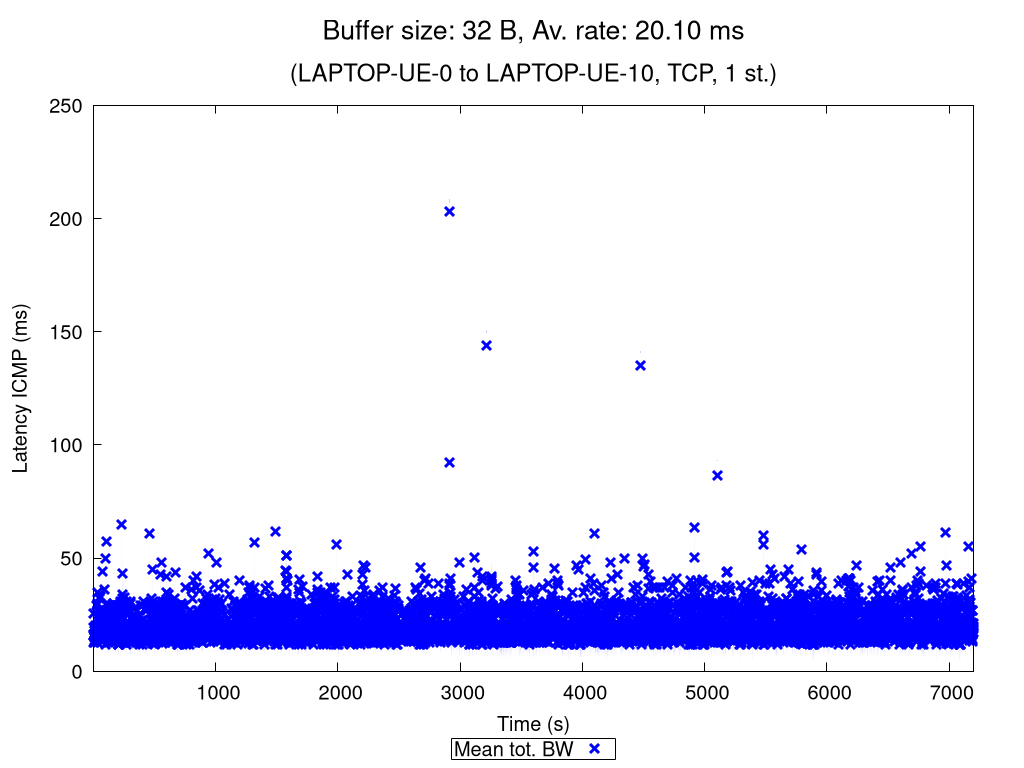

The gnuplot source for this figure:
set terminal pngcairo nocrop enhanced size 1024,768 font "Verdana,15"
set output "TCP_1_st_2020_11_06_01-45-06_one2two_00032B.png"

set title "{/=20 Buffer size: 32 B, Av. rate: 20.10 ms}\n\n{/=18 (LAPTOP-UE-0 to LAPTOP-UE-10, TCP, 1 st.)}"

set xlabel "Time (s)"
set ylabel "Latency ICMP (ms)"
set ytics nomirror
set key bmargin center horizontal box samplen 1 width -1
set bmargin 4.6
set rmargin 4.5

rf = 1.0  # rate factor
set style fill transparent solid 0.2 noborder
set autoscale xfix
plot "TCP_1_st_2020_11_06_01-45-06_one2two_00032B_iperf_processed.dat" using 1:($2/rf-$3/rf):($2/rf+$3/rf) with filledcurves lc rgb "blue" notitle, \
     "" using 1:($2/rf) with points pt 2 ps 1.5 lw 3 lc rgb "blue" title "Mean tot. BW", \
